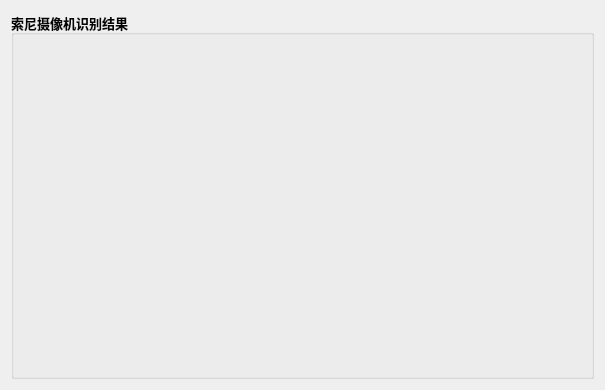
<?xml version="1.0" encoding="UTF-8"?>
<ui version="4.0">
 <class>Camera_Dialog</class>
 <widget class="QDialog" name="Camera_Dialog">
  <property name="geometry">
   <rect>
    <x>0</x>
    <y>0</y>
    <width>605</width>
    <height>390</height>
   </rect>
  </property>
  <property name="windowTitle">
   <string>索尼摄像机识别结果</string>
  </property>
  <layout class="QGridLayout" name="gridLayout">
   <item row="0" column="0">
    <widget class="QGroupBox" name="groupBox_main_camera">
     <property name="minimumSize">
      <size>
       <width>0</width>
       <height>300</height>
      </size>
     </property>
     <property name="font">
      <font>
       <family>微软雅黑</family>
       <pointsize>10</pointsize>
       <bold>true</bold>
      </font>
     </property>
     <property name="title">
      <string>索尼摄像机识别结果</string>
     </property>
     <property name="alignment">
      <set>Qt::AlignmentFlag::AlignLeading|Qt::AlignmentFlag::AlignLeft|Qt::AlignmentFlag::AlignVCenter</set>
     </property>
     <layout class="QGridLayout" name="gridLayout_15">
      <item row="0" column="0">
       <widget class="QLabel" name="label_picture">
        <property name="minimumSize">
         <size>
          <width>300</width>
          <height>10</height>
         </size>
        </property>
        <property name="text">
         <string/>
        </property>
       </widget>
      </item>
     </layout>
    </widget>
   </item>
  </layout>
 </widget>
 <resources/>
 <connections/>
</ui>
